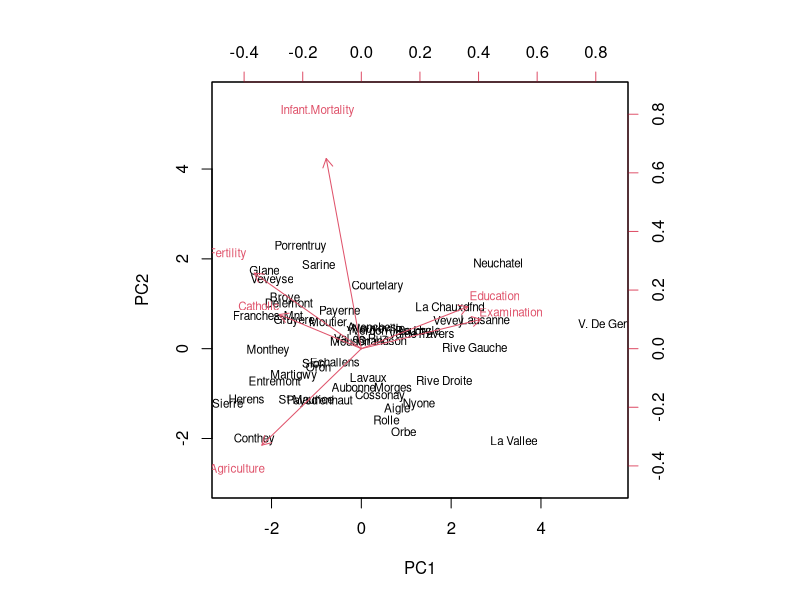
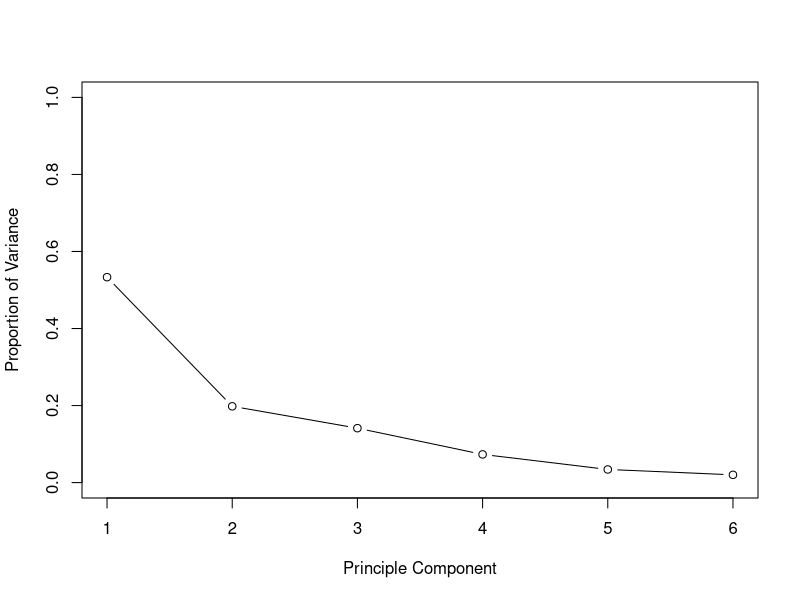

Reproduce these figures in R, in order.
# Author: Sony Nghiem
# Title: Principle Component Analysis

?swiss
summary(swiss)
apply(swiss, 2, mean)
#a bit different scales or measurement differences
apply(swiss, 2, var)
# a lot of differences in variances
# It needs scaling

pca=prcomp(swiss, scale=TRUE)
pca

attributes(pca)
biplot(pca, scale=0, cex=.7)
# It provides great information about the tendency of so many Swiss provinces
# that has high infant mortality like Porrentruy, Sarine
# high fertility like Glane
# dominant agricultural business like Conthey
# Higher educational level like Beuchatel, La Chauxdnd, and also high military exam score

pca.var = pca$sdev^2
# compute the proportion of variance explained
pv = pca.var/sum(pca.var)
pv
plot(pv, xlab="Principle Component", ylab="Proportion of Variance", type='b', ylim=c(0,1))
# From the scree plot, I "chop" at the elbow. So 2 components would be enough to capture all the variances

